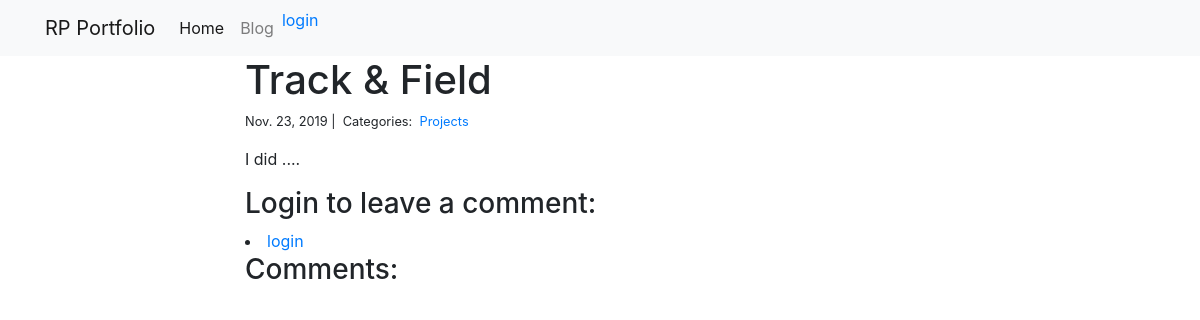
Page /blog/19/ on the committed database.
### blog/models.py (models this page shows)
class Post(models.Model):
    title = models.CharField(max_length=255)
    body = models.TextField()
    created_on = models.DateTimeField(auto_now_add=True)
    last_modified = models.DateTimeField(auto_now=True)
    categories = models.ManyToManyField("Category", related_name="posts")

class Category(models.Model):
    name = models.CharField(max_length=20)

### blog/views.py (the view, shortened to what this page needs)
# urls.py: path("<int:pk>/", views.blog_detail, name="blog_detail"),
def blog_detail(request, pk):
    post = Post.objects.get(pk=pk)
    comments = Comment.objects.filter(post=post)
    form = CommentForm()
    context = {"post": post, "comments": comments, "form": form}
    return render(request, "blog_detail.html", context)

### blog/templates/blog_detail.html (shortened to what this page needs)
{% extends "base.html" %}
{% block page_content %}
<div class="col-md-8 offset-md-2">
    <h1>{{ post.title }}</h1>
    <small>
        {{ post.created_on.date }} |&nbsp;
        Categories:&nbsp;
        {% for category in post.categories.all %}
        <a href="{% url 'blog_category' category.name %}">
            {{ category.name }}
        </a>&nbsp;
        {% endfor %}
    </small>
    <p>{{ post.body | linebreaks }}</p>
	{% if user.is_authenticated %}
    <h3>Leave a comment:</h3>
    <form action="/blog/{{ post.pk }}/" method="post">
        {% csrf_token %}
        <div class="form-group">
            {{ form.author }}
        </div>
        <div class="form-group">
            {{ form.body }}
        </div>
        <button type="submit" class="btn btn-primary">Submit</button>
    </form>
	{% else %}
	<h3>Login to leave a comment:</h3>
	<li class="nav-item">
		<a href="{% url 'login' %}?next={{request.path}}">login</a>
    </li>
	{% endif %}
    <h3>Comments:</h3>
</div>
{% endblock %}

### rows in the picture
Post: title "Track & Field", created_on "Nov. 23, 2019", body "I did ...."
Category: name "Projects"
